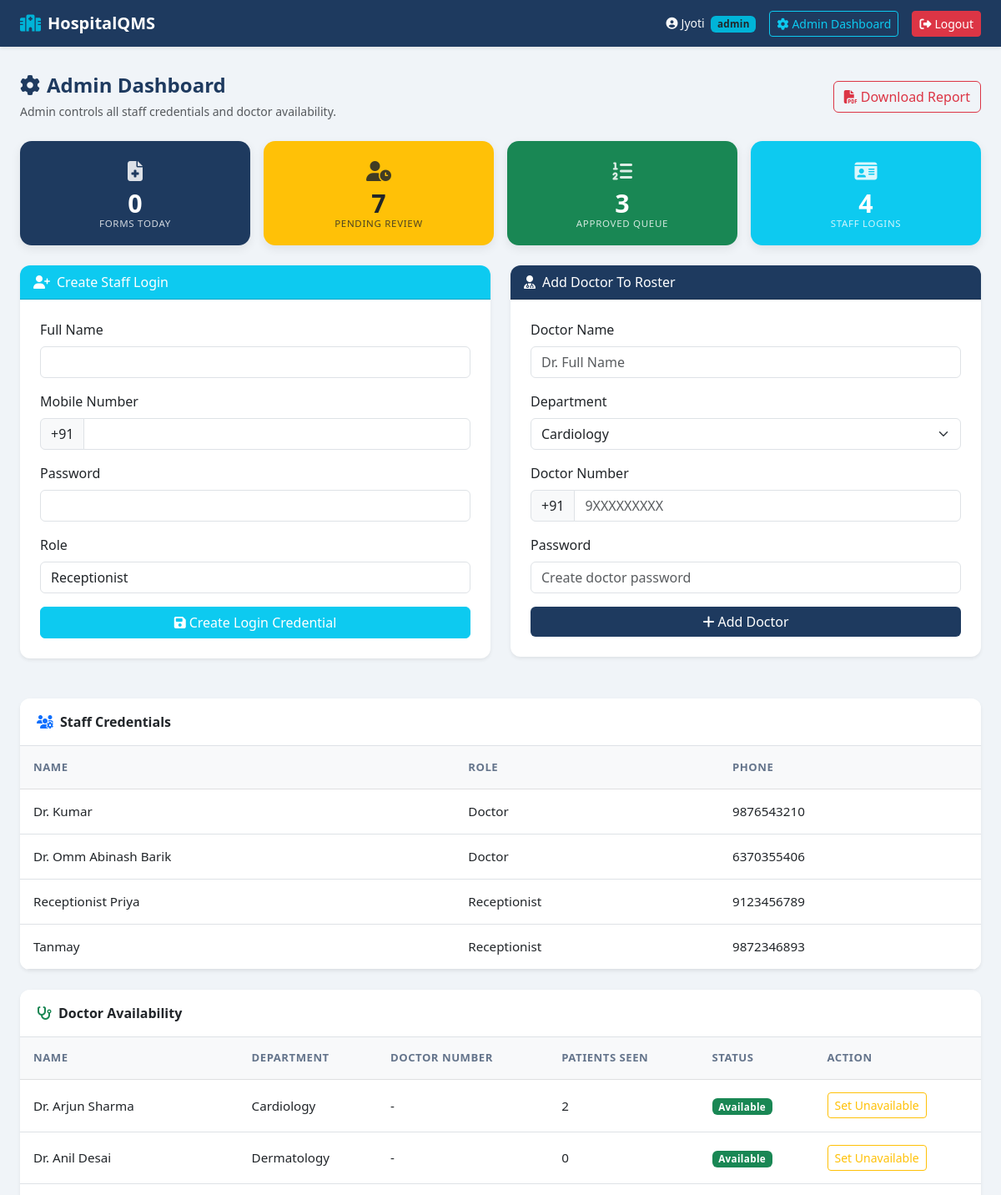
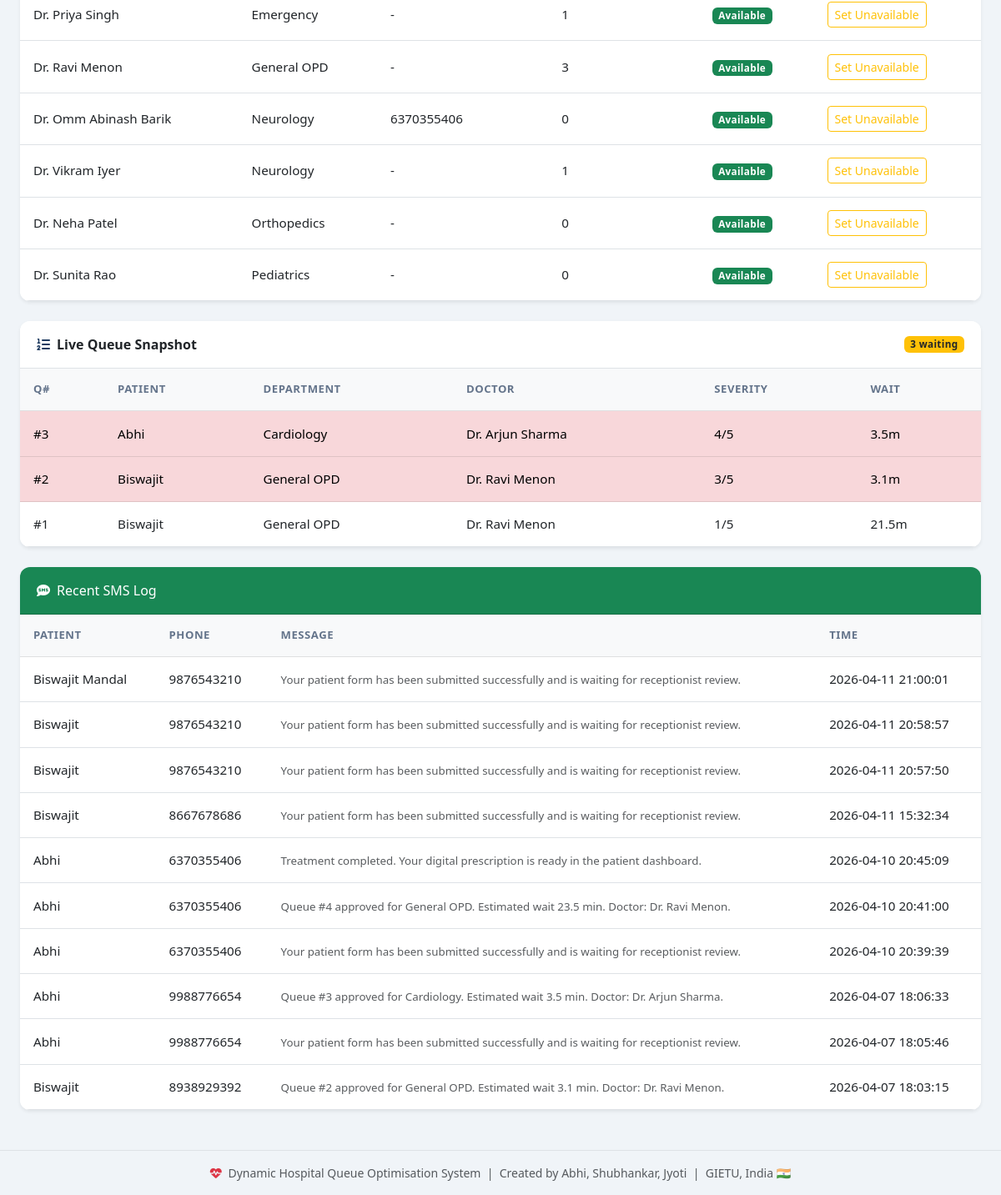
The app's page /admin/dashboard (signed in) with its own data (2 pictures, top to bottom).
### tables this page shows
CREATE TABLE users (
            id INTEGER PRIMARY KEY AUTOINCREMENT,
            name TEXT NOT NULL, phone TEXT UNIQUE NOT NULL,
            password TEXT NOT NULL, role TEXT NOT NULL);

CREATE TABLE doctors (
            id INTEGER PRIMARY KEY AUTOINCREMENT,
            name TEXT NOT NULL, department TEXT NOT NULL,
            availability INTEGER DEFAULT 1, patients_seen INTEGER DEFAULT 0, phone TEXT);

CREATE TABLE patients (
            id INTEGER PRIMARY KEY AUTOINCREMENT,
            queue_number INTEGER, name TEXT NOT NULL, age INTEGER,
            phone TEXT, severity INTEGER, emergency INTEGER DEFAULT 0,
            department TEXT, arrival_time TEXT, predicted_wait REAL DEFAULT 0,
            status TEXT DEFAULT 'waiting', doctor_id INTEGER, user_id INTEGER, address TEXT, symptoms TEXT, review_status TEXT DEFAULT 'pending', review_note TEXT, fake_detection TEXT DEFAULT 'pending', treatment TEXT, suggestion TEXT, prescription_text TEXT, treated_at TEXT, reviewed_by INTEGER);

CREATE TABLE sms_log (
            id INTEGER PRIMARY KEY AUTOINCREMENT,
            patient TEXT, phone TEXT, message TEXT, sent_at TEXT, is_read INTEGER DEFAULT 0);

### app.py (the view, shortened to what this page needs)
@app.route("/admin/dashboard", methods=["GET", "POST"])
@login_required(role="admin")
def admin_dashboard():
    today = date.today().strftime("%Y-%m-%d")
    stats = {
        "total_today": query("SELECT COUNT(*) FROM patients WHERE arrival_time LIKE ?", (today + "%",), one=True)[0],
        "pending_reviews": query("SELECT COUNT(*) FROM patients WHERE review_status='pending'", one=True)[0],
        "approved_waiting": query(
            "SELECT COUNT(*) FROM patients WHERE review_status='approved' AND status='waiting'",
            one=True,
        )[0],
        "staff_accounts": query("SELECT COUNT(*) FROM users WHERE role IN ('doctor','receptionist')", one=True)[0],
    }
    doctors = [dict(r) for r in query("SELECT * FROM doctors ORDER BY department, name")]
    staff_users = [dict(r) for r in query("SELECT * FROM users WHERE role IN ('doctor','receptionist') ORDER BY role, name")]
    sms_logs = [dict(r) for r in query("SELECT * FROM sms_log ORDER BY sent_at DESC LIMIT 10")]
    queue = get_sorted_queue()[:10]
    return render_template(
        "admin.html",
        stats=stats,
        doctors=doctors,
        staff_users=staff_users,
        departments=DEPARTMENTS,
        sms_logs=sms_logs,
        queue=queue,
    )

### templates/admin.html (shortened to what this page needs)
{% extends "base.html" %}
{% block content %}
<div class="container-fluid px-4 py-4">
  <div class="d-flex justify-content-between align-items-center mb-4 flex-wrap gap-2">
    <div>
      <h4 class="fw-bold text-navy mb-1"><i class="fas fa-cog me-2"></i>Admin Dashboard</h4>
      <small class="text-muted">Admin controls all staff credentials and doctor availability.</small>
    </div>
    <a href="{{ url_for('download_pdf') }}" class="btn btn-outline-danger">
      <i class="fas fa-file-pdf me-1"></i>Download Report
    </a>
  </div>
  <div class="row g-3 mb-4">
    <div class="col-md-3 col-6">
      <div class="stat-card bg-navy text-white">
        <div class="stat-icon"><i class="fas fa-file-medical"></i></div>
        <div class="stat-value">{{ stats.total_today }}</div>
        <div class="stat-label">Forms Today</div>
      </div>
    </div>
    <div class="col-md-3 col-6">
      <div class="stat-card bg-warning text-dark">
        <div class="stat-icon"><i class="fas fa-user-clock"></i></div>
        <div class="stat-value">{{ stats.pending_reviews }}</div>
        <div class="stat-label">Pending Review</div>
      </div>
    </div>
    <div class="col-md-3 col-6">
      <div class="stat-card bg-success text-white">
        <div class="stat-icon"><i class="fas fa-list-ol"></i></div>
        <div class="stat-value">{{ stats.approved_waiting }}</div>
        <div class="stat-label">Approved Queue</div>
      </div>
    </div>
    <div class="col-md-3 col-6">
      <div class="stat-card bg-info text-white">
        <div class="stat-icon"><i class="fas fa-id-card"></i></div>
        <div class="stat-value">{{ stats.staff_accounts }}</div>
        <div class="stat-label">Staff Logins</div>
      </div>
    </div>
  </div>
  <div class="row g-4">
    <div class="col-xl-6">
      <div class="card border-0 shadow-sm mb-4 admin-form-card">
        <div class="card-header bg-info text-white">
          <i class="fas fa-user-plus me-2"></i>Create Staff Login
        </div>
        <div class="card-body">
          <form method="POST">
            <div class="mb-3">
              <label class="form-label">Full Name</label>
              <input type="text" name="user_name" class="form-control" required>
            </div>
            <div class="mb-3">
              <label class="form-label">Mobile Number</label>
              <div class="input-group">
                <span class="input-group-text">+91</span>
                <input type="text" name="user_phone" class="form-control" maxlength="10" pattern="[6-9][0-9]{9}" required>
              </div>
            </div>
            <div class="mb-3">
              <label class="form-label">Password</label>
              <input type="password" name="user_pass" class="form-control" minlength="4" required>
            </div>
            <div class="mb-3">
              <label class="form-label">Role</label>
              <input type="text" class="form-control" value="Receptionist" readonly>
            </div>
            <button class="btn btn-info text-white w-100">
              <i class="fas fa-save me-1"></i>Create Login Credential
            </button>
          </form>
        </div>
      </div>
    </div>
    <div class="col-xl-6">
      <div class="card border-0 shadow-sm mb-4 admin-form-card">
        <div class="card-header bg-navy text-white">
          <i class="fas fa-user-md me-2"></i>Add Doctor To Roster
        </div>
        <div class="card-body">
          <form method="POST">
            <div class="mb-3">
              <label class="form-label">Doctor Name</label>
              <input type="text" name="doctor_name" class="form-control" placeholder="Dr. Full Name" required>
            </div>
            <div class="mb-3">
              <label class="form-label">Department</label>
              <select name="department" class="form-select" required>
                {% for d in departments %}
                <option>{{ d }}</option>
                {% endfor %}
              </select>
            </div>
            <div class="mb-3">
              <label class="form-label">Doctor Number</label>
              <div class="input-group">
                <span class="input-group-text bg-light">+91</span>
                <input
                  type="text"
                  name="doctor_phone"
                  class="form-control"
                  placeholder="9XXXXXXXXX"
                  maxlength="10"
                  required
                  pattern="[6-9][0-9]{9}"
                >
              </div>
            </div>
            <div class="mb-3">
              <label class="form-label">Password</label>
              <input
                type="password"
                name="doctor_password"
                class="form-control"
                placeholder="Create doctor password"
                minlength="4"
                required
              >
            </div>
            <button class="btn btn-navy w-100">
              <i class="fas fa-plus me-1"></i>Add Doctor
            </button>
          </form>
        </div>
      </div>
    </div>
    <div class="col-12">
      <div class="card border-0 shadow-sm mb-4 admin-data-card">
        <div class="card-header bg-white fw-semibold border-bottom">
          <i class="fas fa-users-cog me-2 text-primary"></i>Staff Credentials
        </div>
        <div class="card-body p-0">
          <div class="table-responsive">
            <table class="table table-hover mb-0 align-middle admin-table">
              <thead class="table-light">
                <tr><th>Name</th><th>Role</th><th>Phone</th></tr>
              </thead>
              <tbody>
                {% for user in staff_users %}
                <tr>
                  <td>{{ user.name }}</td>
                  <td class="text-capitalize">{{ user.role }}</td>
                  <td>{{ user.phone }}</td>
                </tr>
                {% else %}
                <tr><td colspan="3" class="text-center text-muted py-4">No staff credentials created yet.</td></tr>
                {% endfor %}
              </tbody>
            </table>
          </div>
        </div>
      </div>
      <div class="card border-0 shadow-sm mb-4 admin-data-card">
        <div class="card-header bg-white fw-semibold border-bottom">
          <i class="fas fa-stethoscope me-2 text-success"></i>Doctor Availability
        </div>
        <div class="card-body p-0">
          <div class="table-responsive">
            <table class="table table-hover mb-0 align-middle admin-table">
              <thead class="table-light">
                <tr><th>Name</th><th>Department</th><th>Doctor Number</th><th>Patients Seen</th><th>Status</th><th>Action</th></tr>
              </thead>
              <tbody>
                {% for doc in doctors %}
                <tr>
                  <td>{{ doc.name }}</td>
                  <td>{{ doc.department }}</td>
                  <td>{{ doc.phone or "-" }}</td>
                  <td>{{ doc.patients_seen }}</td>
                  <td>
                    {% if doc.availability %}
                    <span class="badge bg-success">Available</span>
                    {% else %}
                    <span class="badge bg-secondary">Unavailable</span>
                    {% endif %}
                  </td>
                  <td>
                    <form method="POST">
                      <button class="btn btn-sm {% if doc.availability %}btn-outline-warning{% else %}btn-outline-success{% endif %}">
                        {% if doc.availability %}Set Unavailable{% else %}Set Available{% endif %}
                      </button>
                    </form>
                  </td>
                </tr>
                {% else %}
                <tr><td colspan="6" class="text-center text-muted py-4">No doctors in roster yet.</td></tr>
                {% endfor %}
              </tbody>
            </table>
          </div>
        </div>
      </div>
      <div class="card border-0 shadow-sm mb-4 admin-data-card">
        <div class="card-header bg-white fw-semibold border-bottom d-flex justify-content-between align-items-center">
          <span><i class="fas fa-list-ol me-2 text-navy"></i>Live Queue Snapshot</span>
          <span class="badge bg-warning text-dark">{{ queue|length }} waiting</span>
        </div>
        <div class="card-body p-0">
          <div class="table-responsive">
            <table class="table table-hover mb-0 align-middle admin-table">
              <thead class="table-light">
                <tr><th>Q#</th><th>Patient</th><th>Department</th><th>Doctor</th><th>Severity</th><th>Wait</th></tr>
              </thead>
              <tbody>
                {% for p in queue %}
                <tr class="{% if p.emergency %}table-danger{% elif p.severity >= 4 %}table-warning{% endif %}">
                  <td>#{{ p.queue_number }}</td>
                  <td>{{ p.name }}</td>
                  <td>{{ p.department }}</td>
                  <td>{{ p.doctor_name or "Pending" }}</td>
                  <td>{{ p.severity }}/5</td>
                  <td>{{ p.predicted_wait }}m</td>
                </tr>
                {% else %}
                <tr><td colspan="6" class="text-center text-muted py-4">No approved patients in queue.</td></tr>
                {% endfor %}
              </tbody>
            </table>
          </div>
        </div>
      </div>
      <div class="card border-0 shadow-sm admin-data-card">
        <div class="card-header bg-success text-white">
          <i class="fas fa-sms me-2"></i>Recent SMS Log
        </div>
        <div class="card-body p-0">
          <div class="table-responsive">
            <table class="table mb-0 admin-table">
              <thead class="table-light">
                <tr><th>Patient</th><th>Phone</th><th>Message</th><th>Time</th></tr>
              </thead>
              <tbody>
                {% for sms in sms_logs %}
                <tr>
                  <td>{{ sms.patient }}</td>
                  <td>{{ sms.phone }}</td>
                  <td><small class="text-muted">{{ sms.message }}</small></td>
                  <td>{{ sms.sent_at or "-" }}</td>
                </tr>
                {% else %}
                <tr><td colspan="4" class="text-center text-muted py-4">No SMS sent yet.</td></tr>
                {% endfor %}
              </tbody>
            </table>
          </div>
        </div>
      </div>
    </div>
  </div>
</div>
{% endblock %}

### templates/base.html (shortened to what this page needs)
<!DOCTYPE html>
<html lang="en">
<head>
<link href="https://cdn.jsdelivr.net/npm/bootstrap@5.3.0/dist/css/bootstrap.min.css" rel="stylesheet">
<link href="https://cdnjs.cloudflare.com/ajax/libs/font-awesome/6.4.0/css/all.min.css" rel="stylesheet">
<link href="{{ url_for('static', filename='css/style.css') }}" rel="stylesheet">
</head>
<body class="hero-body">
<nav class="navbar navbar-expand-lg navbar-dark bg-navy shadow-sm">
  <div class="container-fluid px-4">
    <a class="navbar-brand fw-bold fs-5" href="{{ url_for('index') }}">
      <i class="fas fa-hospital-alt me-2 text-cyan"></i>HospitalQMS
    </a>
    {% if session.user_id %}
    <div class="d-flex align-items-center gap-3 ms-auto">
      <span class="text-light small"><i class="fas fa-user-circle me-1"></i>{{ session.name }}
        <span class="badge bg-cyan text-dark ms-1">{{ session.role }}</span>
      </span>
      {% if session.role == 'admin' %}
      <a href="{{ url_for('admin_dashboard') }}" class="btn btn-sm btn-outline-info">
        <i class="fas fa-cog me-1"></i>Admin Dashboard
      </a>
      {% endif %}
      <a href="{{ url_for('logout') }}" class="btn btn-sm btn-danger">
        <i class="fas fa-sign-out-alt me-1"></i>Logout
      </a>
    </div>
    {% endif %}
  </div>
</nav>
{% block content %}{% endblock %}
<footer class="text-center text-muted small py-3 mt-4 border-top">
  <i class="fas fa-heartbeat text-danger me-1"></i>
  Dynamic Hospital Queue Optimisation System &nbsp;|&nbsp;
  Created by Abhi, Shubhankar, Jyoti &nbsp;|&nbsp; GIETU, India 🇮🇳
</footer>
</body>
</html>

### records on screen
users: name "Dr. Kumar", role "Doctor", phone "9876543210"
users: name "Dr. Omm Abinash Barik", role "Doctor", phone "6370355406"
users: name "Receptionist Priya", role "Receptionist", phone "9123456789"
users: name "Tanmay", role "Receptionist", phone "9872346893"
doctors: name "Dr. Arjun Sharma", department "Cardiology", phone "-", patients_seen "2", availability "Available"
doctors: name "Dr. Anil Desai", department "Dermatology", phone "-", patients_seen "0", availability "Available"
doctors: name "Dr. Priya Singh", department "Emergency", phone "-", patients_seen "1", availability "Available"
doctors: name "Dr. Ravi Menon", department "General OPD", phone "-", patients_seen "3", availability "Available"
doctors: name "Dr. Omm Abinash Barik", department "Neurology", phone "6370355406", patients_seen "0", availability "Available"
doctors: name "Dr. Vikram Iyer", department "Neurology", phone "-", patients_seen "1", availability "Available"
doctors: name "Dr. Neha Patel", department "Orthopedics", phone "-", patients_seen "0", availability "Available"
doctors: name "Dr. Sunita Rao", department "Pediatrics", phone "-", patients_seen "0", availability "Available"
patients: queue_number "3", name "Abhi", department "Cardiology", name "Dr. Arjun Sharma", severity "4", predicted_wait "3.5"
patients: queue_number "2", name "Biswajit", department "General OPD", name "Dr. Ravi Menon", severity "3", predicted_wait "3.1"
patients: queue_number "1", name "Biswajit", department "General OPD", name "Dr. Ravi Menon", severity "1", predicted_wait "21.5"
sms_log: patient "Biswajit Mandal", phone "9876543210", message "Your patient form has been submitted successfully and is waiting for receptionist review.", sent_at "2026-04-11 21:00:01"
sms_log: patient "Biswajit", phone "9876543210", message "Your patient form has been submitted successfully and is waiting for receptionist review.", sent_at "2026-04-11 20:58:57"
sms_log: patient "Biswajit", phone "9876543210", message "Your patient form has been submitted successfully and is waiting for receptionist review.", sent_at "2026-04-11 20:57:50"
sms_log: patient "Biswajit", phone "8667678686", message "Your patient form has been submitted successfully and is waiting for receptionist review.", sent_at "2026-04-11 15:32:34"
sms_log: patient "Abhi", phone "6370355406", message "Treatment completed. Your digital prescription is ready in the patient dashboard.", sent_at "2026-04-10 20:45:09"
sms_log: patient "Abhi", phone "6370355406", message "Queue #4 approved for General OPD. Estimated wait 23.5 min. Doctor: Dr. Ravi Menon.", sent_at "2026-04-10 20:41:00"
sms_log: patient "Abhi", phone "6370355406", message "Your patient form has been submitted successfully and is waiting for receptionist review.", sent_at "2026-04-10 20:39:39"
sms_log: patient "Abhi", phone "9988776654", message "Queue #3 approved for Cardiology. Estimated wait 3.5 min. Doctor: Dr. Arjun Sharma.", sent_at "2026-04-07 18:06:33"
sms_log: patient "Abhi", phone "9988776654", message "Your patient form has been submitted successfully and is waiting for receptionist review.", sent_at "2026-04-07 18:05:46"
sms_log: patient "Biswajit", phone "8938929392", message "Queue #2 approved for General OPD. Estimated wait 3.1 min. Doctor: Dr. Ravi Menon.", sent_at "2026-04-07 18:03:15"

### other values on screen
{{ session.name }} "Jyoti"
{{ session.role }} "admin"
{{ stats.total_today }} "0"
{{ stats.pending_reviews }} "7"
{{ stats.approved_waiting }} "3"
{{ stats.staff_accounts }} "4"
{{ queue|length }} "3"
form field department "Cardiology"
